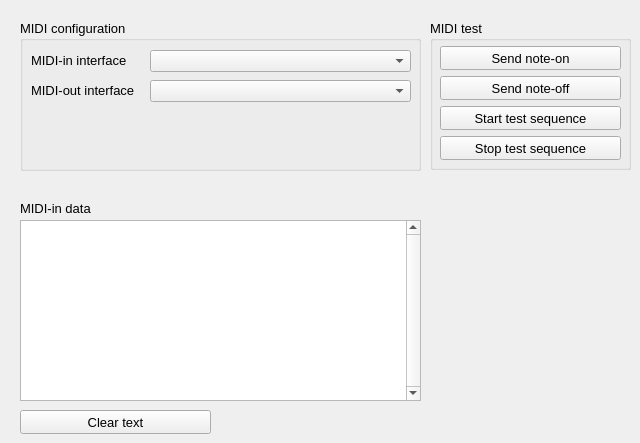
    <widget class="QWidget" name="tab_2">
     <attribute name="title">
      <string>MIDI config and test</string>
     </attribute>
     <widget class="QPushButton" name="clearButton">
      <property name="geometry">
       <rect>
        <x>20</x>
        <y>410</y>
        <width>191</width>
        <height>24</height>
       </rect>
      </property>
      <property name="sizePolicy">
       <sizepolicy hsizetype="Minimum" vsizetype="Expanding">
        <horstretch>0</horstretch>
        <verstretch>0</verstretch>
       </sizepolicy>
      </property>
      <property name="font">
       <font>
        <pointsize>10</pointsize>
       </font>
      </property>
      <property name="text">
       <string>Clear text</string>
      </property>
     </widget>
     <widget class="QGroupBox" name="groupBox">
      <property name="geometry">
       <rect>
        <x>20</x>
        <y>20</y>
        <width>401</width>
        <height>151</height>
       </rect>
      </property>
      <property name="font">
       <font>
        <pointsize>10</pointsize>
       </font>
      </property>
      <property name="title">
       <string>MIDI configuration</string>
      </property>
      <widget class="QLabel" name="label">
       <property name="geometry">
        <rect>
         <x>11</x>
         <y>30</y>
         <width>111</width>
         <height>21</height>
        </rect>
       </property>
       <property name="font">
        <font>
         <pointsize>10</pointsize>
        </font>
       </property>
       <property name="text">
        <string>MIDI-in interface</string>
       </property>
      </widget>
      <widget class="QComboBox" name="midiInInterfacesComboBox">
       <property name="geometry">
        <rect>
         <x>130</x>
         <y>30</y>
         <width>261</width>
         <height>22</height>
        </rect>
       </property>
       <property name="sizePolicy">
        <sizepolicy hsizetype="Expanding" vsizetype="Fixed">
         <horstretch>0</horstretch>
         <verstretch>0</verstretch>
        </sizepolicy>
       </property>
       <property name="font">
        <font>
         <pointsize>10</pointsize>
        </font>
       </property>
      </widget>
      <widget class="QLabel" name="label_5">
       <property name="geometry">
        <rect>
         <x>11</x>
         <y>60</y>
         <width>111</width>
         <height>21</height>
        </rect>
       </property>
       <property name="font">
        <font>
         <pointsize>10</pointsize>
        </font>
       </property>
       <property name="text">
        <string>MIDI-out interface</string>
       </property>
      </widget>
      <widget class="QComboBox" name="midiOutInterfacesComboBox">
       <property name="geometry">
        <rect>
         <x>130</x>
         <y>60</y>
         <width>261</width>
         <height>22</height>
        </rect>
       </property>
       <property name="sizePolicy">
        <sizepolicy hsizetype="Expanding" vsizetype="Fixed">
         <horstretch>0</horstretch>
         <verstretch>0</verstretch>
        </sizepolicy>
       </property>
       <property name="font">
        <font>
         <pointsize>10</pointsize>
        </font>
       </property>
      </widget>
     </widget>
     <widget class="QLabel" name="label_6">
      <property name="geometry">
       <rect>
        <x>20</x>
        <y>200</y>
        <width>81</width>
        <height>16</height>
       </rect>
      </property>
      <property name="font">
       <font>
        <pointsize>10</pointsize>
       </font>
      </property>
      <property name="text">
       <string>MIDI-in data</string>
      </property>
     </widget>
     <widget class="QTextEdit" name="midiInDataTextEdit">
      <property name="geometry">
       <rect>
        <x>20</x>
        <y>220</y>
        <width>401</width>
        <height>181</height>
       </rect>
      </property>
      <property name="verticalScrollBarPolicy">
       <enum>Qt::ScrollBarAlwaysOn</enum>
      </property>
      <property name="readOnly">
       <bool>true</bool>
      </property>
     </widget>
     <widget class="QGroupBox" name="groupBox_3">
      <property name="geometry">
       <rect>
        <x>430</x>
        <y>20</y>
        <width>201</width>
        <height>150</height>
       </rect>
      </property>
      <property name="font">
       <font>
        <pointsize>10</pointsize>
       </font>
      </property>
      <property name="title">
       <string>MIDI test</string>
      </property>
      <widget class="QPushButton" name="noteOnButton">
       <property name="geometry">
        <rect>
         <x>10</x>
         <y>26</y>
         <width>181</width>
         <height>24</height>
        </rect>
       </property>
       <property name="font">
        <font>
         <pointsize>10</pointsize>
        </font>
       </property>
       <property name="text">
        <string>Send note-on</string>
       </property>
      </widget>
      <widget class="QPushButton" name="noteOffButton">
       <property name="geometry">
        <rect>
         <x>10</x>
         <y>56</y>
         <width>181</width>
         <height>24</height>
        </rect>
       </property>
       <property name="font">
        <font>
         <pointsize>10</pointsize>
        </font>
       </property>
       <property name="text">
        <string>Send note-off</string>
       </property>
      </widget>
      <widget class="QPushButton" name="startTestSequenceButton">
       <property name="geometry">
        <rect>
         <x>10</x>
         <y>86</y>
         <width>181</width>
         <height>24</height>
        </rect>
       </property>
       <property name="font">
        <font>
         <pointsize>10</pointsize>
        </font>
       </property>
       <property name="text">
        <string>Start test sequence</string>
       </property>
      </widget>
      <widget class="QPushButton" name="stopTestSequenceButton">
       <property name="geometry">
        <rect>
         <x>10</x>
         <y>116</y>
         <width>181</width>
         <height>24</height>
        </rect>
       </property>
       <property name="font">
        <font>
         <pointsize>10</pointsize>
        </font>
       </property>
       <property name="text">
        <string>Stop test sequence</string>
       </property>
      </widget>
     </widget>
    </widget>
